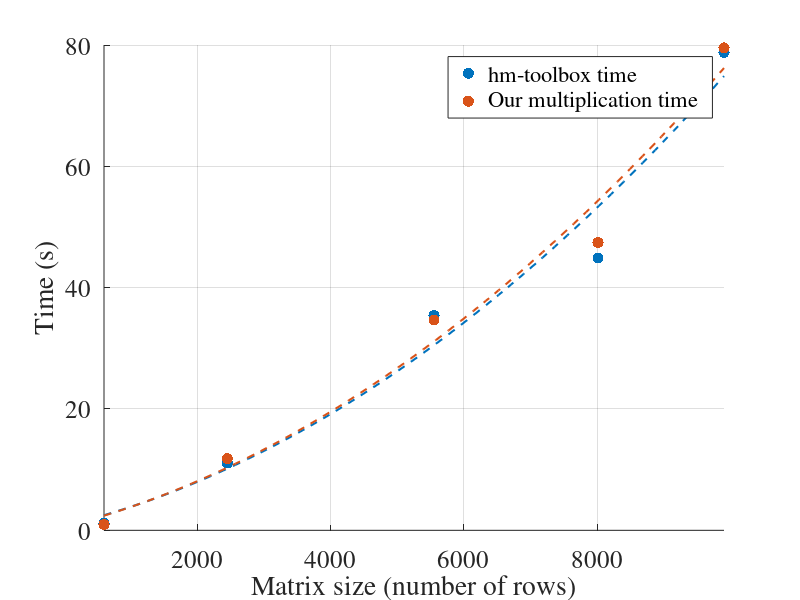
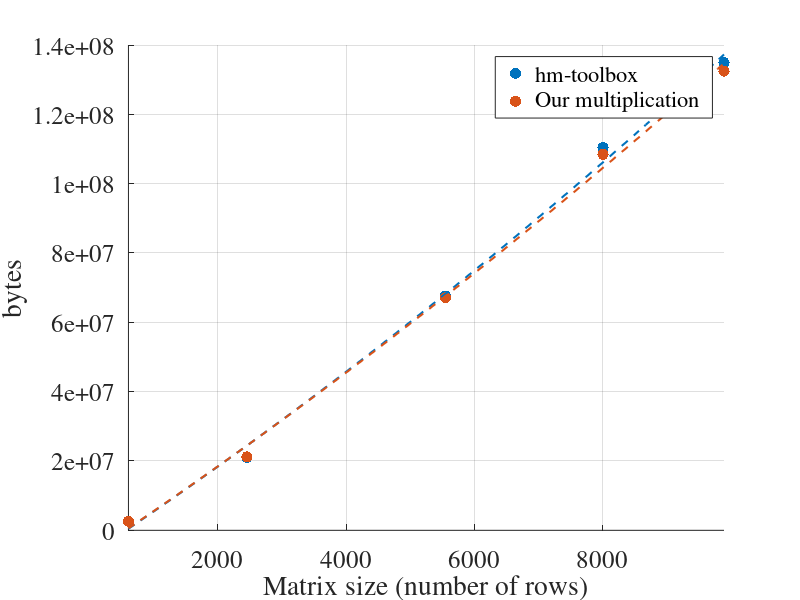

Reproduce these figures in MATLAB, in order.
clear all, close all
set(0,'DefaultTextFontName','Times',...
'DefaultTextFontSize',18,...
'DefaultAxesFontName','Times',...
'DefaultAxesFontSize',18,...
'DefaultLineLineWidth',1.5,...
'DefaultLineMarkerSize',7.75)
N = [602 2452 5552 8012 9902];

%% banded A and banded B time
BandedHM_time = [1.16714 11.092535 35.417107 44.885422 78.815647];
BandedMe_time = [0.974696 11.821737 34.6623 47.446783 79.522842];
figure()
sz = 65;
c1 = [0, 0.4470, 0.7410];
c2 = [0.8500, 0.3250, 0.0980];
scatter(N,BandedHM_time,sz, c1,'filled');
hold on
scatter(N,BandedMe_time,sz, c2, 'filled');
legend('hm-toolbox time','Our multiplication time')
P1 = polyfit(N,BandedHM_time,2);
P2 = polyfit(N,BandedMe_time,2);
x = linspace(602,9902);
y1 = polyval(P1,x);
plot(x,y1, '--', 'color', c1);
y2 = polyval(P2,x);
plot(x,y2, '--', 'color', c2);
legend('hm-toolbox time','Our multiplication time');
grid on
hold off
xlabel('Matrix size (number of rows)') 
ylabel('Time (s)') 
xlim([602 9902])

%% bytes
BandedHM_time = [2603845 21031877 67603805 110420049 134864645];
BandedMe_time = [2603957 21175277 67111693 108465193 132472285];
figure()
sz = 65;
c1 = [0, 0.4470, 0.7410];
c2 = [0.8500, 0.3250, 0.0980];
scatter(N,BandedHM_time,sz, c1,'filled');
hold on
scatter(N,BandedMe_time,sz, c2, 'filled');
P1 = polyfit(N,BandedHM_time,2);
P2 = polyfit(N,BandedMe_time,2);
x = linspace(602,9902);
y1 = polyval(P1,x);
plot(x,y1, '--', 'color', c1);
y2 = polyval(P2,x);
plot(x,y2, '--', 'color', c2);
legend('hm-toolbox','Our multiplication')

grid on
hold off
xlabel('Matrix size (number of rows)') 
ylabel('bytes') 
xlim([602 9902])
